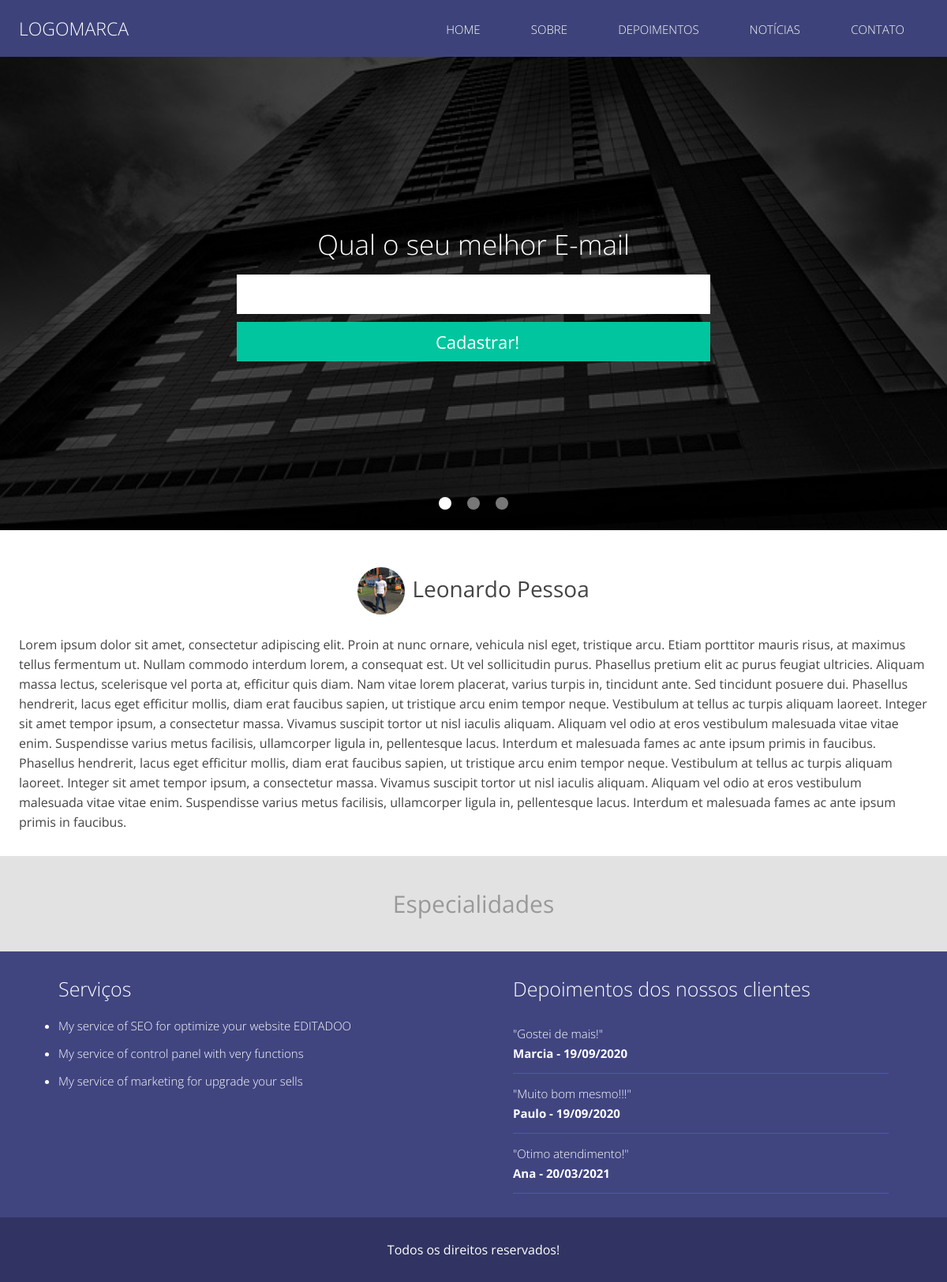
The page / on the database its author committed.
### classes/MySql.php (called while the page is built)
<?php
    class MySql{
        private static $pdo;
        public static function conectar(){
            if(self::$pdo == null){
				try{
				self::$pdo = new PDO('mysql:host='.HOST.';dbname='.DATABASE,USER,PASSWORD,array(PDO::MYSQL_ATTR_INIT_COMMAND => "SET NAMES utf8"));
				self::$pdo->setAttribute(PDO::ATTR_ERRMODE,PDO::ERRMODE_EXCEPTION);
				}catch(Exception $e){
					echo '<h2>Erro ao conectar</h2>';
				}
			}
			return self::$pdo;
        }
    }

### pages/home.php (the view, shortened to what this page needs)
<section class="banner__container">
        <div class="container">
            <form class="ajax-form" method="post">
                <h2>Qual o seu melhor E-mail</h2>
                <input type="email" name="email" required>
                <input type="submit" name="acao" value="Cadastrar!">
            </form>
        </div>
        <div class="bullets">
        </div>
    </section>
    <section id="sobre" class="descricao__autor">
        <div class="container">
            <div class="titulo__autor">
                <img src="<?php echo INCLUDE_PATH; ?>images/perfil.jpg">
                <h2><?php echo $infoSite['nome_autor']; ?></h2>
            </div>
                <p><?php echo $infoSite['descricao']; ?></p>
        </div>
    </section>
    <section class="especialidades">
            <h2 class="title">Especialidades</h2>
    </section>
    <section class="extras">
        <div class="container">
            <div class="w50 left servicos__container">
                <div class="title">Serviços</div>
                <div class="servicos">
                    <ul>
                        <?php
                            $sql = MySql::conectar()->prepare("SELECT * FROM `tb_site.servicos` ORDER BY order_id ASC LIMIT 3");
                            $sql->execute();
                            $servicos = $sql->fetchAll();
                            foreach($servicos as $key => $value){
                        ?>
                        <li><?php echo $value['servico'] ?></li>
                        <?php }?>
                    </ul>
                </div>
            </div>
            <div id="depoimentos" class="w50 left depoimento__container">
                <div class="title">Depoimentos dos nossos clientes</div>
                <?php
                    $sql = MySql::conectar()->prepare("SELECT * FROM `tb_site.depoimentos` ORDER BY order_id ASC LIMIT 3");
                    $sql->execute();
                    $depoimentos = $sql->fetchAll();
                    foreach($depoimentos as $key => $value){
                ?>
                <div class="depoimento__single">
                    <p class="depoimento__descricao">"<?php echo $value['depoimento']; ?>"</p>
                    <p class="nome__autor"><?php echo $value['nome']; ?> - <?php echo $value['data']; ?></p>
                </div>
                <?php } ?>
            </div>
        </div>
    </section>

### index.php (shortened to what this page needs)
<?php
    $infoSite = MySql::conectar()->prepare("SELECT * FROM `tb_site.config`");
    $infoSite->execute();
    $infoSite = $infoSite->fetch();
?>
<!DOCTYPE html>
<html lang="en">
<head>
    <link rel="stylesheet" href="<?php echo INCLUDE_PATH; ?>css/style.css">
</head>
<body>
    <?php
        $url = isset($_GET['url']) ? $_GET['url'] : 'home';
    ?>
    <header>
        <div class="container">
            <a href="<?php echo INCLUDE_PATH; ?>"><div class="logo left">LOGOMARCA</div></a>
            <nav class="desktop right">
                <ul>
                    <li><a href="<?php echo INCLUDE_PATH; ?>">Home</a></li>
                    <li><a href="<?php echo INCLUDE_PATH; ?>sobre">Sobre</a></li>
                    <li><a href="<?php echo INCLUDE_PATH; ?>depoimentos">Depoimentos</a></li>
                    <li><a href="<?php echo INCLUDE_PATH; ?>noticias">Notícias</a></li>
                    <li><a realtime="contato" href="<?php echo INCLUDE_PATH; ?>contato">Contato</a></li>
                </ul>
            </nav>
        </div>
    </header>
    <div class="container__principal">
    <?php
        if(file_exists('pages/'.$url.'.php')){
            include('pages/'.$url.'.php');
        }
    ?>
    </div>
    <footer <?php if(isset($pagina404) && $pagina404 == true) echo 'class="fixeds"' ?>>
        <div class="container">
            <p>Todos os direitos reservados!</p>
        </div>
    </footer>
</body>
</html>

### css/style.css (style rules this page uses)
* { margin: 0; padding: 0; box-sizing: border-box; font-family: 'Open Sans'; }
html,body { height: 100%; }
input,textarea { border: 0; border-radius: 0; -webkit-appearance: none; -moz-appearance: none; appearance: none; }
.container { max-width: 1280px; margin: 0 auto; padding: 0 2%; }
img { width: 100%; }
.w50 { width: 50%; padding: 0 10px; }
.left { float: left; }
.right { float: right; }
header { padding: 20px 0; background-color: #3D437a; }
header .logo { font-size: 23px; color: white; font-weight: 300; text-transform: uppercase; }
nav.desktop ul { position: relative; top: 6px; list-style-type: none; }
nav.desktop li { display: inline-block; padding: 0 30px; font-weight: 300; text-transform: uppercase; font-size: 15px; }
nav.desktop a { color: white; text-decoration: none; }
.banner__container { width: 100%; height: 600px; position: relative; }
section.banner__container form { width: 93%; max-width: 600px; position: absolute; left: 50%; top: 50%; z-index: 3; transform: translate(-50%,-50%); -ms-transform: translate(-50%,-50%); }
section.banner__container form h2 { color: white; font-size: 35px; font-weight: 300; text-align: center; }
section.banner__container form input[type=email] { width: 100%; height: 50px; margin-top: 15px; padding-left: 10px; background-color: white; color: #333; font-size: 22px; border: 0; outline: 0; }
section.banner__container form input[type=submit] { width: 100%; height: 50px; margin-top: 10px; padding-left: 10px; background-color: #00c59e; color: white; font-size: 22px; cursor: pointer; border: 0; }
.descricao__autor { padding-bottom: 30px; }
.titulo__autor { margin-bottom: 40px; text-align: center; }
.descricao__autor img { width: 60px; height: 60px; position: relative; top: 22px; margin-right: 5px; display: inline-block; border-radius: 50%; }
.descricao__autor h2 { display: inline-block; font-size: 28px; font-weight: 400; color: #444; }
section.descricao__autor p { margin-top: 15px; font-size: 16px; color: #444; line-height: 25px; }
section.descricao__autor img { max-width: 400px; margin-top: 25px; }
section.especialidades { padding: 40px 0; background-color: #e2e2e2; }
section.especialidades h2.title { font-size: 30px; font-weight: 400; color: #999; text-align: center; }
section.extras { padding: 30px 0; background-color: #404580; }
.depoimento__container, .servicos__container { padding: 0 50px; }
section.extras .title { margin-bottom: 15px; color: white; font-weight: 300; font-size: 25px; }
.depoimento__single { padding: 15px 0; border-bottom: 1px solid #5056ad; }
p.depoimento__descricao { font-size: 15px; color: white; font-weight: 300; }
p.nome__autor { margin-top: 5px; font-weight: bold; font-size: 15px; color: white; }
.servicos ul { margin: 20px 0; }
.servicos li { margin-bottom: 15px; font-size: 15px; color: white; font-weight: 300; }
footer { background-color: #313462; padding: 30px 0; }
footer p { color: white; text-align: center; font-weight: 400; font-size: 16px; }
.bullets { position: absolute; bottom: 10px; left: 50%; transform: translate(-50%,-50%); z-index: 5; }

### rows shown on the page
tb_site.config: nome_autor "Leonardo Pessoa", descricao "Lorem ipsum dolor sit amet, consectetur adipiscing elit. Proin at nunc ornare, vehicula nisl eget, tristique arcu. Etiam porttitor mauris risus, at maximus tellus fermentum ut. Nullam commodo interdum lorem, a consequat est. Ut vel sollicitudin purus. Phasellus pretium elit ac purus feugiat ultricies. Aliquam massa lectus, scelerisque vel porta at, efficitur quis diam. Nam vitae lorem placerat, varius turpis in, tincidunt ante. Sed tincidunt posuere dui. Phasellus hendrerit, lacus eget efficitur mollis, diam erat faucibus sapien, ut tristique arcu enim tempor neque. Vestibulum at tellus ac turpis aliquam laoreet. Integer sit amet tempor ipsum, a consectetur massa. Vivamus suscipit tortor ut…"
tb_site.servicos: servico "My service of SEO for optimize your website EDITADOO"
tb_site.servicos: servico "My service of control panel with very functions"
tb_site.servicos: servico "My service of marketing for upgrade your sells"
tb_site.depoimentos: depoimento "Gostei de mais!", nome "Marcia", data "19/09/2020"
tb_site.depoimentos: depoimento "Muito bom mesmo!!!", nome "Paulo", data "19/09/2020"
tb_site.depoimentos: depoimento "Otimo atendimento!", nome "Ana", data "20/03/2021"
